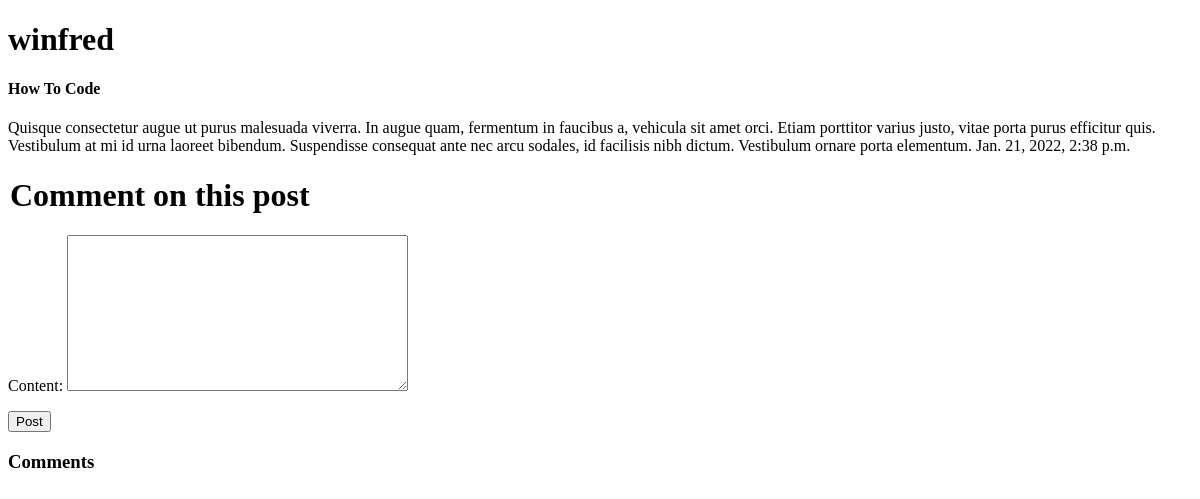
Before: /posts/comment/3/ with the older database file.
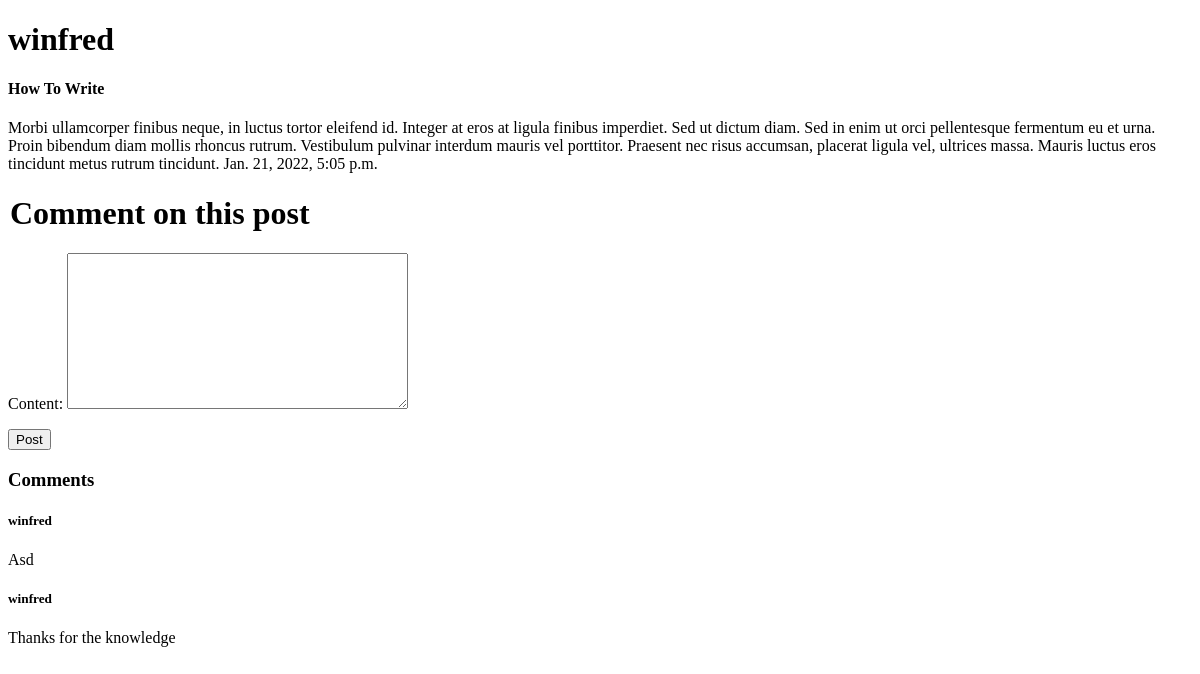
After: the same page with the newer database file.
### blog_posts/models.py (models this page shows, shortened)
class Post(models.Model):
    title = models.CharField(max_length=100)
    content = models.TextField()
    date_posted = models.DateTimeField(default=timezone.now)
    author = models.ForeignKey(User, on_delete=models.CASCADE)

class Comment(models.Model):
    author = models.ForeignKey(User, on_delete=models.CASCADE)
    content = models.TextField()
    post = models.ForeignKey(Post, related_name='comments', on_delete=models.CASCADE, null=True)

### blog_posts/views.py (the view)
# urls.py: path('posts/comment/<int:id>/', views.comments, name='comment'),
def comments(request,id):
    post = Post.objects.get(id=id)
    comments = post.comments.all()
    new_comment = None
    if request.method == 'POST':
        comment_form = CommentForm(request.POST)
        if comment_form.is_valid():
            comment_form.instance.author = request.user
            new_comment = comment_form.save(commit=False)
            new_comment.post = post
            new_comment.save()
            comment_form  = CommentForm()
    else:
        comment_form = CommentForm()
    context = {
        'form': comment_form,
        'post': post,
        'comments': comments
    }
    return render(request,'blog_posts/comments.html',context)

### blog_posts/forms.py
class CommentForm(forms.ModelForm):
    class Meta:
        model = Comment
        fields = ['content']

### blog_posts/templates/blog_posts/comments.html (shortened to what this page needs)
<!DOCTYPE html>
<html lang="en">
<head>
</head>
<body>
    <h1>{{post.author}}</h1>
    <h4>{{post.title}}</h4>
    <p>{{post.content}}              {{post.date_posted}}</p>
    <div >
        <form method='POST'>
                <h1><legend>Comment on this post</legend></h1>
                {{form.as_p}}
            <div>
                <button type='submit'>Post</button>
            </div>
        </form>
    </div>
    <h3>Comments</h3>
    {% if comments %}
    {% for comment in comments %}
        <h5>{{comment.author}}</h5>
        <p>{{comment.content}}</p>
    {% endfor %}
    {% endif %}
</body>
</html>

Changed rows visible on the page:
changed Post "winfred": title "How To Code" → "How To Write"; content "Quisque consectetur augue ut purus malesuada viverra. In augue quam, fermentum in faucibus a, vehicula sit amet orci. Etiam porttitor varius justo, vitae porta purus efficitur quis. Vestibulum at mi id urna laoreet bibendum. Suspendisse consequat ante nec arcu sodales, id facilisis nibh dictum. Vestibulum ornare porta elementum." → "Morbi ullamcorper finibus neque, in luctus tortor eleifend id. Integer at eros at ligula finibus imperdiet. Sed ut dictum diam. Sed in enim ut orci pellentesque fermentum eu et urna. Proin bibendum diam mollis rhoncus rutrum. Vestibulum pulvinar interdum mauris vel porttitor. Praesent nec risus accumsan, placerat ligula vel, ultrices massa. Mauris luctus eros tincidunt metus rutrum tincidunt."; date_posted "Jan. 21, 2022, 2:38 p.m." → "Jan. 21, 2022, 5:05 p.m."
added Comment: author "winfred", content "Asd"
added Comment: author "winfred", content "Thanks for the knowledge"
